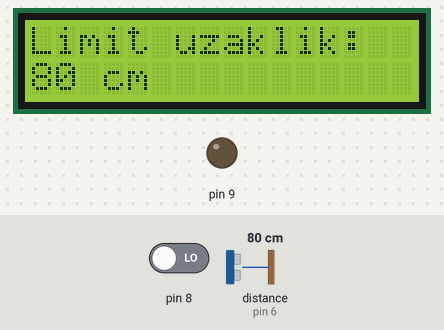
Bench run of a sketch on a simulated Arduino Uno, built with avr-gcc and run on an emulated ATmega328P. On the bench: 16×2 character LCD, output pins drawn as LEDs (lit = HIGH). Wiring (inferred from the names in the program): ultrasonic range finder: trigger pin 7; echo pin 6. Inputs (shaded band) come from the test bench; at power-on: distance to the obstacle (sensor on pin 6) 80 cm, pin 8 LOW. The echo pulse lasts 58.3 µs per cm; pins used as bus, display or sensor lines are not drawn. At 5.3 s the program stops and its outputs stay as they are.

Above: at 0.1 s.
At 5.2 s:
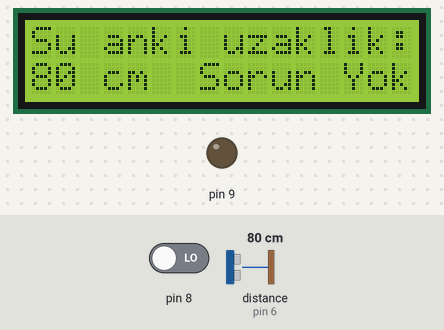
5.3 s: distance to the obstacle (sensor on pin 6) set to 2 cm
At 5.6 s:
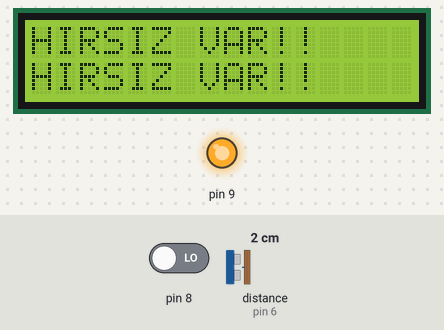
Timing chart, 0 to 6.8 s (numbered marks = the images above; inputs shaded):
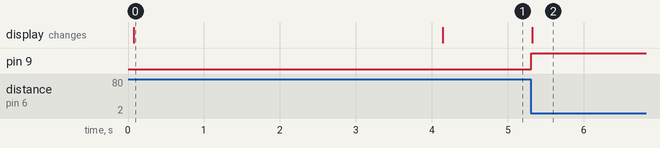

Measured:
- after the input at 5.3 s, pin 9: LOW → HIGH at once; the display: changes at once (image 2)
- what the display in image 0 shows lasts 4.0 s, from 0.1 s to 4.1 s

The sketch:

hawli_alarm.ino
```cpp
#include <LiquidCrystal.h>                              //LCD kütüphanemizi başlatıyoruz.
int trigPin = 7;                                        //Ultrasonik sensör trig pini değişkeni
int echoPin = 6;                                        //Ultrasonik sensör echo pini değişkeni
int sure;                                               //Ses dalgasının gidip gelme süresi değişkeni
int uzaklik;                                            //Ölçülen uzaklık değeri değişkeni
int ilk_uzaklik;
int uyari = 8;
int ilk_uzaklik_fa;
int ilk_uzaklik_az;
int i = 2;

LiquidCrystal lcd(12, 11, 5, 4, 3, 2);
void setup() {
  pinMode(9,OUTPUT);
  Serial.begin(9600);
  pinMode(trigPin, OUTPUT);                             //trig pinini OUTPUT olarak ayarlıyoruz.
  pinMode(echoPin,INPUT);                              //echo pinini INPUT olarak ayarlıyoruz.
  pinMode(8,INPUT);
  lcd.begin(16, 2);
  digitalWrite(trigPin, LOW);                           //Ultrasonik sensör ile ölçüm sekansını başlatıyoruz.
  delayMicroseconds(5);
  digitalWrite(trigPin, HIGH);
  delayMicroseconds(10);
  digitalWrite(trigPin, LOW);
  sure = pulseIn(echoPin, HIGH, 11600);                 //Ses dalgasının gidip gelme süresini ölçüyoruz.
  ilk_uzaklik = sure*0.0345/2;
  ilk_uzaklik_fa = ilk_uzaklik + 5;
  ilk_uzaklik_az = ilk_uzaklik - 5;
  lcd.clear();
  lcd.setCursor(0,0);
  lcd.print("Limit uzaklik:");
  lcd.setCursor(0,1);
  lcd.print(ilk_uzaklik);
  lcd.setCursor(3,1);
  lcd.print("cm");
  delay(4000);
}
void loop() {
  delay(10);
  digitalWrite(trigPin, LOW);                           //Ultrasonik sensör ile ölçüm sekansını başlatıyoruz.
  delayMicroseconds(5);
  digitalWrite(trigPin, HIGH);
  delayMicroseconds(10);
  digitalWrite(trigPin, LOW);
  sure = pulseIn(echoPin, HIGH, 11600);                 //Ses dalgasının gidip gelme süresini ölçüyoruz.
  uzaklik = sure*0.0345/2;
  if (digitalRead(8) == true){
    digitalWrite(9,HIGH);
    lcd.clear();
    digitalWrite(9,HIGH);
    while (i < 10){
      lcd.setCursor(0,0);
      lcd.print("HIRSIZ VAR!!");
      lcd.setCursor(0,1);
      lcd.print("HIRSIZ VAR!!");
  }
  }
  if (uzaklik < ilk_uzaklik_fa && uzaklik >ilk_uzaklik_az){
    delay(50);
    lcd.clear();
    lcd.setCursor(0,0);
    lcd.print("Su anki uzaklik:");
    lcd.setCursor(0,1);
    lcd.print(uzaklik);
    lcd.setCursor(7,1);
    lcd.print("Sorun Yok!");
    lcd.setCursor(3,1);
    lcd.print("cm");
  }
  else{
    lcd.clear();
    digitalWrite(9,HIGH);
    while (i < 10){
      lcd.setCursor(0,0);
      lcd.print("HIRSIZ VAR!!");
      lcd.setCursor(0,1);
      lcd.print("HIRSIZ VAR!!");
    }

  }


}
```
